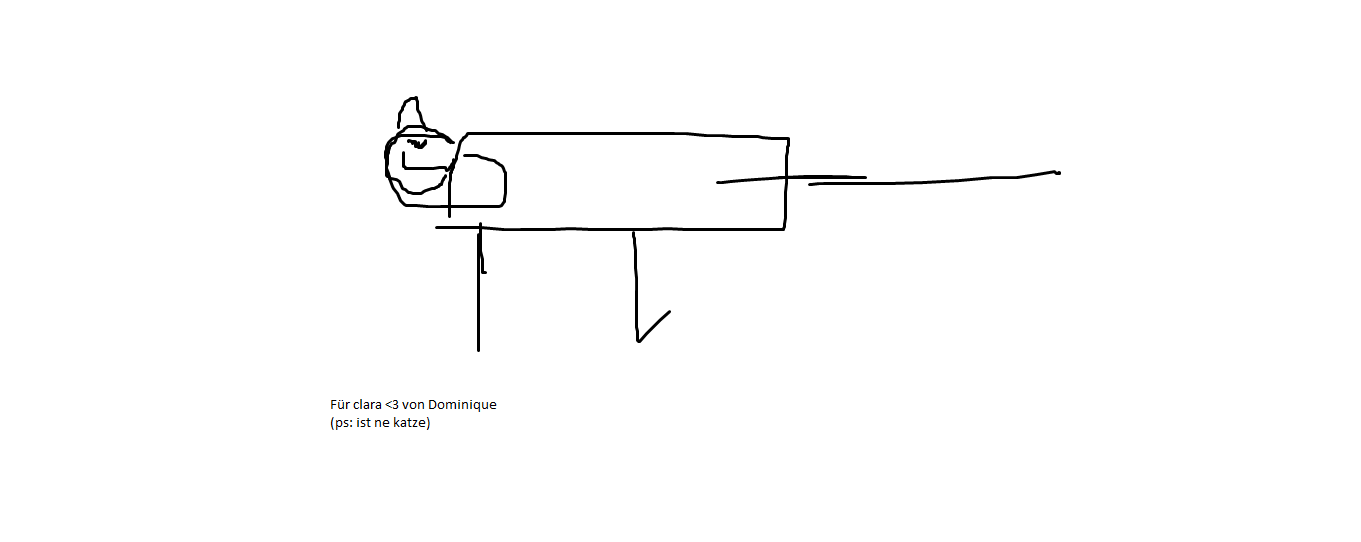
#> input picture katzi.png, 1361 x 542 px
$ python shaper.py
#> lines starting #> are read from the running program, lines starting #| are printed output that depends on the picture; after the words box and inside, x2 and y2 are one past the last pixel; in counts of white or black regions, pixels touching at a corner belong together
import cv2
import numpy as np

def label_shape(label, x_offset = 30, y_offset = -10):
    x = approx.ravel()[0]
    y = approx.ravel()[1]
    cv2.putText(img, label, (x + x_offset, y + y_offset), font, 1, (0))

def label_area(area, x_offset = 30, y_offset = -10):
    x = approx.ravel()[0]
    y = approx.ravel()[1]
    cv2.putText(img, area, (x + x_offset, y + y_offset), font, 1, (0))

font = cv2.FONT_HERSHEY_SIMPLEX
img = cv2.imread('katzi.png', cv2.IMREAD_GRAYSCALE)
#> img: shape (542, 1361); min 0, max 255, mean 252.5
_, threshold = cv2.threshold(img, 240, 255, cv2.THRESH_BINARY)
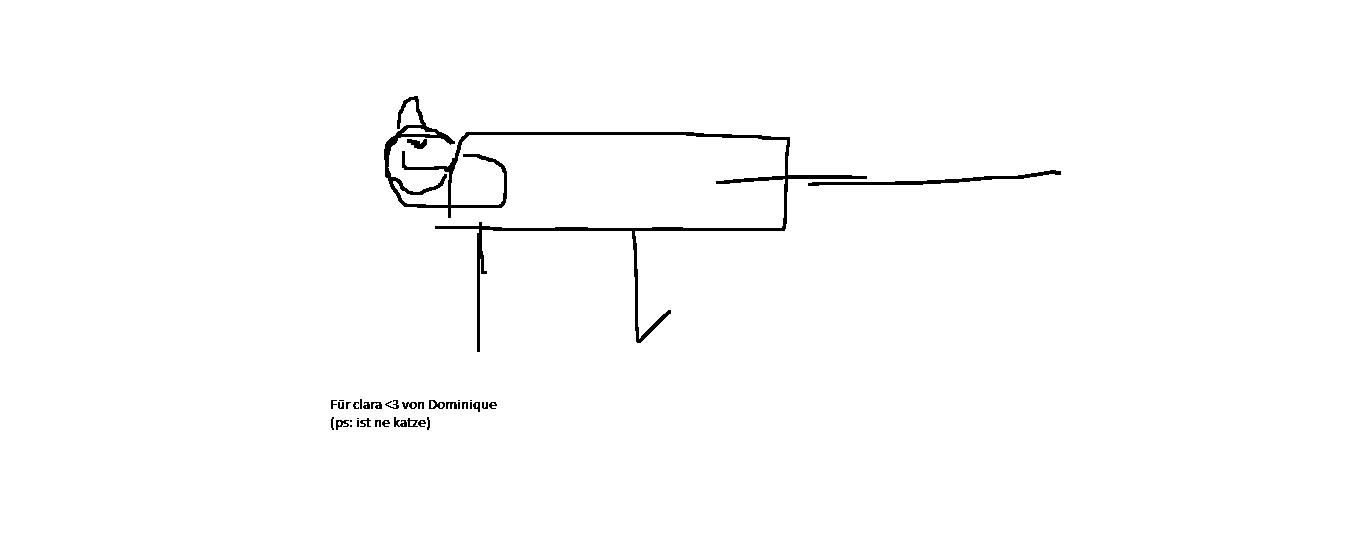
#> threshold: shape (542, 1361); 98.9% white; 37 black regions (10 under 20 px)

all_length_equal = lambda x: True

contours, _ = cv2.findContours(threshold, cv2.RETR_TREE, cv2.CHAIN_APPROX_SIMPLE)
#> contours = 53 contours, 18 with area under 20; largest, box (x1, y1, x2, y2) and area: (0, 0, 1361, 542) 735760, (383, 95, 868, 353) 8308, (807, 169, 1062, 187) 1140, (406, 138, 428, 150) 154, (428, 399, 446, 410) 134
for cnt in contours:
    approx = cv2.approxPolyDP(cnt, 0.01*cv2.arcLength(cnt, True), True)
    cv2.drawContours(img, [approx], 0, (0), 5)
    area = cv2.contourArea(cnt)

    if len(approx) == 4 and all_length_equal(approx):
        label_shape("square")
        label_area(str(area), y_offset=40)
    elif len(approx) == 4:
        label_shape("rectangle")
        pass
    elif len(approx) == 5:
        label_shape("pentagon", y_offset=-65)
    elif len(approx) == 6:
        label_shape("hexagon", x_offset=-10)
    elif len(approx) == 10:
        label_shape("star",x_offset=55, y_offset=-75)
    elif len(approx) >= 16:
        label_shape("circly")
        label_area(str(area),y_offset=20)
    print(len(approx))
    print(cv2.contourArea(cnt))
#> this loop made 53 passes
#> area on passes 3, 5, 7, 9, 10, 18, 20, 21, 23, 24, 26, 27: 51.5, 51, 51.5, 47.5, 22, 41, 40, 51.5, 46, 64, 22, 47.5
#> area on passes 12, 14, 16, 19, 29, 33: 104, 84.5, 74.5, 51.5, 78.5, 42
#> (printed output is left out)
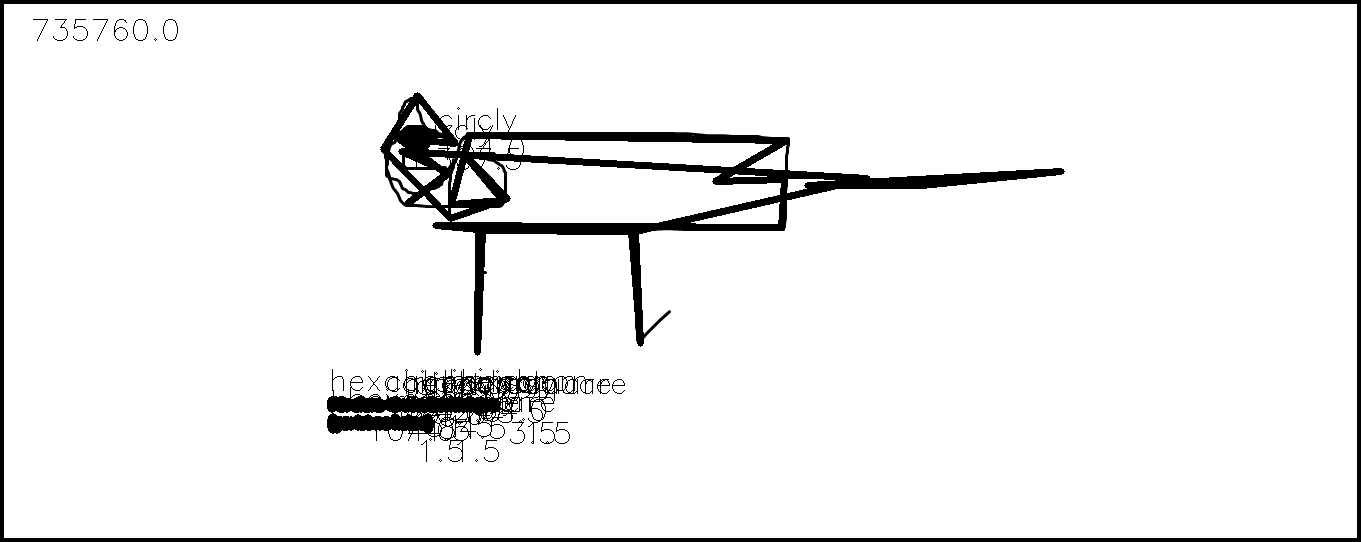
#> img: shape (542, 1361); min 0, max 255, mean 238.9


# [10 lines of commented-out code are left out]

cv2.imshow('image',img)
cv2.waitKey(0)
cv2.destroyAllWindows()

$ run again, with shapes.png copied over katzi.png
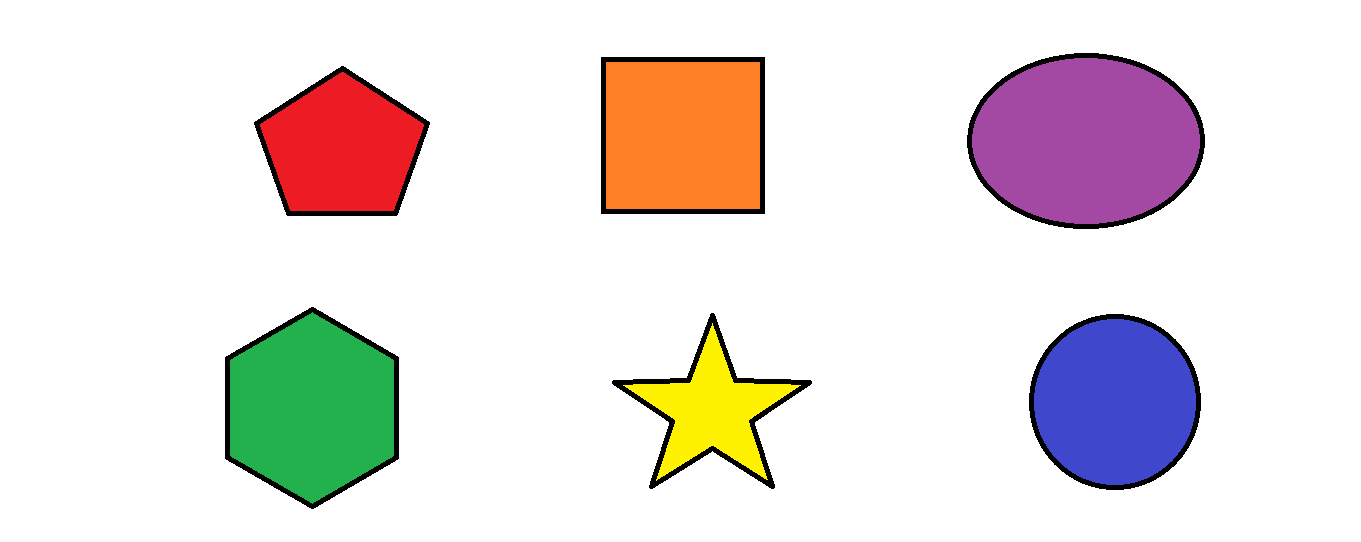
#> input picture shapes.png, 1361 x 542 px
#> `_, threshold = cv2.threshold(img, 240, 255, cv2.THRESH_BINARY)`:
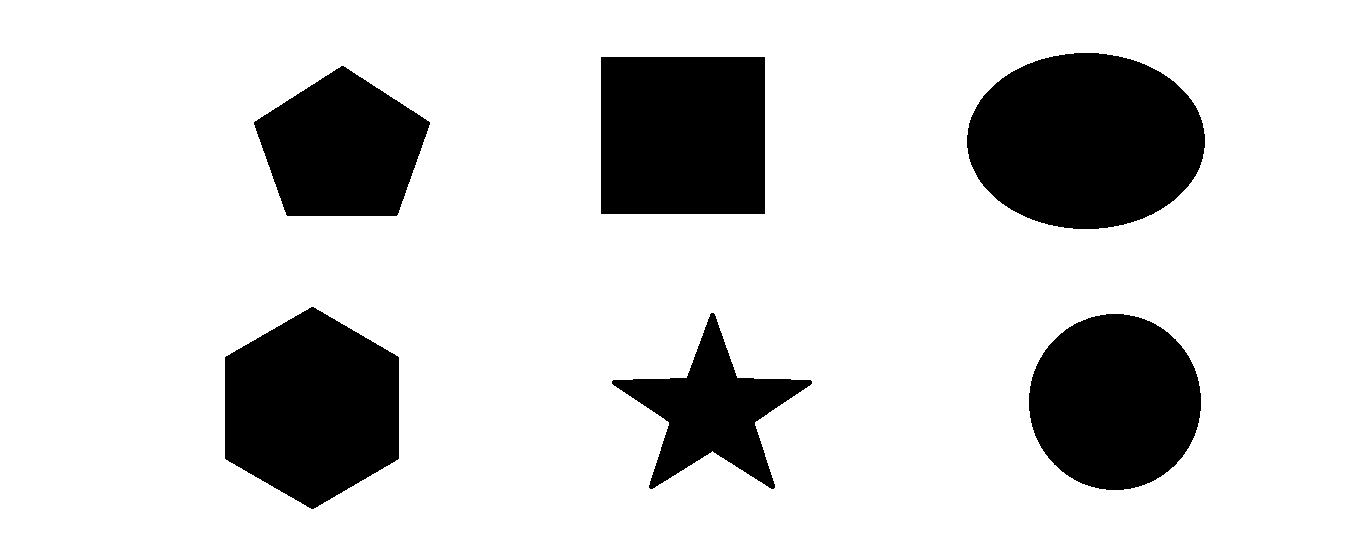
#> threshold: shape (542, 1361); 81% white; 6 black regions
#> contours = 7 contours; box (x1, y1, x2, y2) and area: (0, 0, 1361, 542) 735760, (966, 52, 1206, 230) 33156, (224, 306, 400, 510) 26782, (600, 56, 766, 215) 26068, (1028, 313, 1202, 491) 24004, (253, 65, 431, 217) 18717, (611, 312, 813, 490) 13434
#> the loop `for cnt in contours:` made 7 passes
#> area on passes 2 to 5: 24003.5, 13433.5, 26782, 18717
#> (printed output is left out)
#> after the loop `for cnt in contours:`:
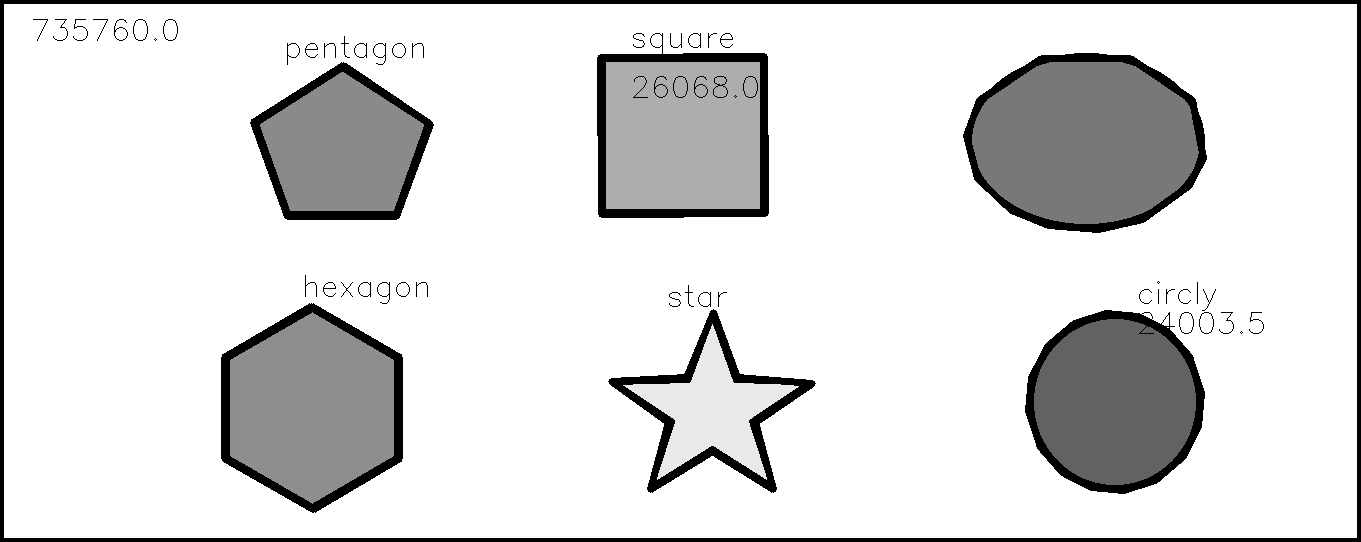
#> img: shape (542, 1361); min 0, max 255, mean 219.9
